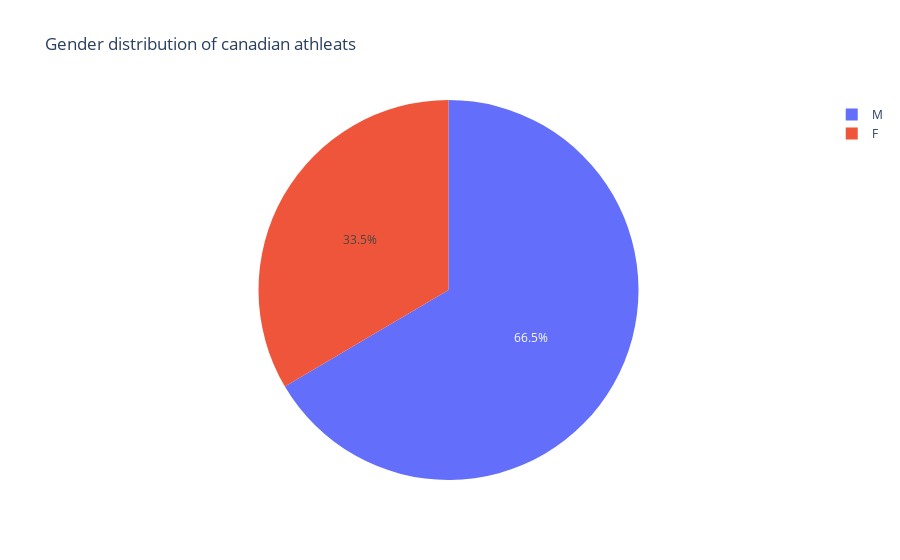

Write notebook code for a chart like this one.
### Code cell
fig= px.pie(values=df_canada_sex_distr["ID"], names=df_canada_sex_distr.index, title="Gender distribution of canadian athleats")

fig.update_traces(hovertemplate = "Sex: %{label}: <br>Number of participants: %{value}")

fig.show()

### Figure 1 — Plotly figure (JSON) as saved in the notebook; plotly's stock layout.template omitted (floating-point values rounded to 4 significant figures)
{"data": [{"domain": {"x": [0, 1], "y": [0, 1]}, "hovertemplate": "Sex: %{label}: <br>Number of participants: %{value}", "labels": ["F", "M"], "legendgroup": "", "name": "", "showlegend": true, "type": "pie", "values": [1611, 3200]}], "layout": {"legend": {"tracegroupgap": 0}, "title": {"text": "Gender distribution of canadian athleats"}}}
